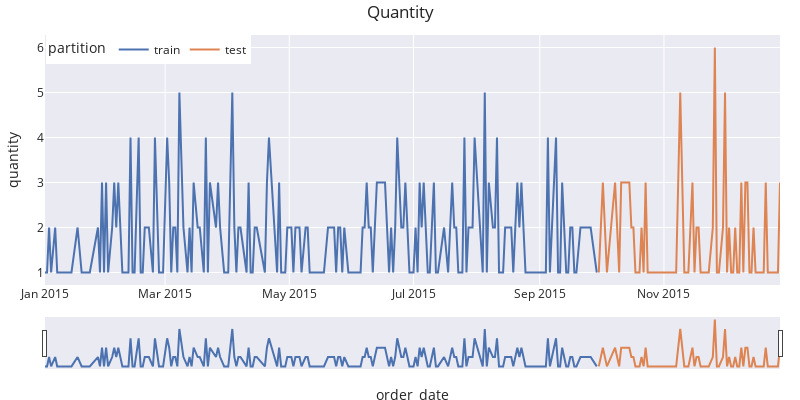

Notebook code for this chart:
### Code cell
# Interactive plot of time series
# ==============================================================================
data.loc[:end_train, 'partition'] = 'train'
data.loc[end_train:end_validation, 'partition'] = 'validation'
data.loc[end_validation:, 'partition'] = 'test'

fig = px.line(
    data_frame = data.reset_index(),
    x      = 'order_date',
    y      = 'quantity',
    color  = 'partition',
    title  = 'Quantity',
    width  = 800,
    height = 450
)
fig.update_layout(
    width  = 800,
    height = 400,
    margin=dict(l=20, r=20, t=35, b=20),
    legend=dict(
        orientation="h",
        yanchor="top",
        y=1,
        xanchor="left",
        x=0.001
    )
)
fig.update_xaxes(rangeslider_visible=True)
fig.show()
data=data.drop(columns='partition')

### Figure 1 — Plotly figure (JSON) as saved in the notebook; plotly's stock layout.template omitted (floating-point values rounded to 4 significant figures; data arrays with more than 128 entries replaced by an {"elided": "..."} marker saying what was removed)
{"data": [{"hovertemplate": "partition=train<br>order_date=%{x}<br>quantity=%{y}<extra></extra>", "legendgroup": "train", "line": {"color": "rgb(76,114,176)", "dash": "solid"}, "marker": {"symbol": "circle"}, "mode": "lines", "name": "train", "orientation": "v", "showlegend": true, "type": "scatter", "x": {"elided": "202 str values"}, "xaxis": "x", "y": {"elided": "202 int values"}, "yaxis": "y"}, {"hovertemplate": "partition=test<br>order_date=%{x}<br>quantity=%{y}<extra></extra>", "legendgroup": "test", "line": {"color": "rgb(221,132,82)", "dash": "solid"}, "marker": {"symbol": "circle"}, "mode": "lines", "name": "test", "orientation": "v", "showlegend": true, "type": "scatter", "x": ["2015-09-30", "2015-10-01", "2015-10-02", "2015-10-04", "2015-10-06", "2015-10-08", "2015-10-10", "2015-10-11", "2015-10-15", "2015-10-16", "2015-10-17", "2015-10-18", "2015-10-20", "2015-10-21", "2015-10-22", "2015-10-23", "2015-10-24", "2015-10-30", "2015-10-31", "2015-11-01", "2015-11-03", "2015-11-04", "2015-11-07", "2015-11-09", "2015-11-11", "2015-11-12", "2015-11-13", "2015-11-14", "2015-11-15", "2015-11-16", "2015-11-17", "2015-11-18", "2015-11-19", "2015-11-20", "2015-11-21", "2015-11-22", "2015-11-23", "2015-11-25", "2015-11-26", "2015-11-27", "2015-11-28", "2015-11-30", "2015-12-01", "2015-12-02", "2015-12-03", "2015-12-04", "2015-12-05", "2015-12-06", "2015-12-07", "2015-12-08", "2015-12-09", "2015-12-10", "2015-12-11", "2015-12-12", "2015-12-13", "2015-12-14", "2015-12-15", "2015-12-16", "2015-12-18", "2015-12-19", "2015-12-20", "2015-12-21", "2015-12-22", "2015-12-23", "2015-12-24", "2015-12-26", "2015-12-27", "2015-12-28"], "xaxis": "x", "y": [1, 2, 3, 1, 2, 3, 1, 3, 3, 2, 2, 1, 1, 2, 1, 3, 1, 1, 1, 1, 1, 1, 1, 5, 1, 1, 1, 2, 3, 1, 2, 2, 1, 1, 1, 1, 1, 2, 6, 1, 1, 2, 5, 1, 2, 1, 1, 2, 1, 1, 3, 1, 3, 3, 1, 1, 2, 1, 1, 1, 1, 3, 1, 1, 1, 1, 1, 3], "yaxis": "y"}], "layout": {"height": 400, "legend": {"orientation": "h", "title": {"text": "partition"}, "tracegroupgap": 0, "x": 0.001, "xanchor": "left", "y": 1, "yanchor": "top"}, "margin": {"b": 20, "l": 20, "r": 20, "t": 35}, "title": {"text": "Quantity"}, "width": 800, "xaxis": {"anchor": "y", "domain": [0, 1], "rangeslider": {"visible": true}, "title": {"text": "order_date"}}, "yaxis": {"anchor": "x", "domain": [0, 1], "title": {"text": "quantity"}}}}
